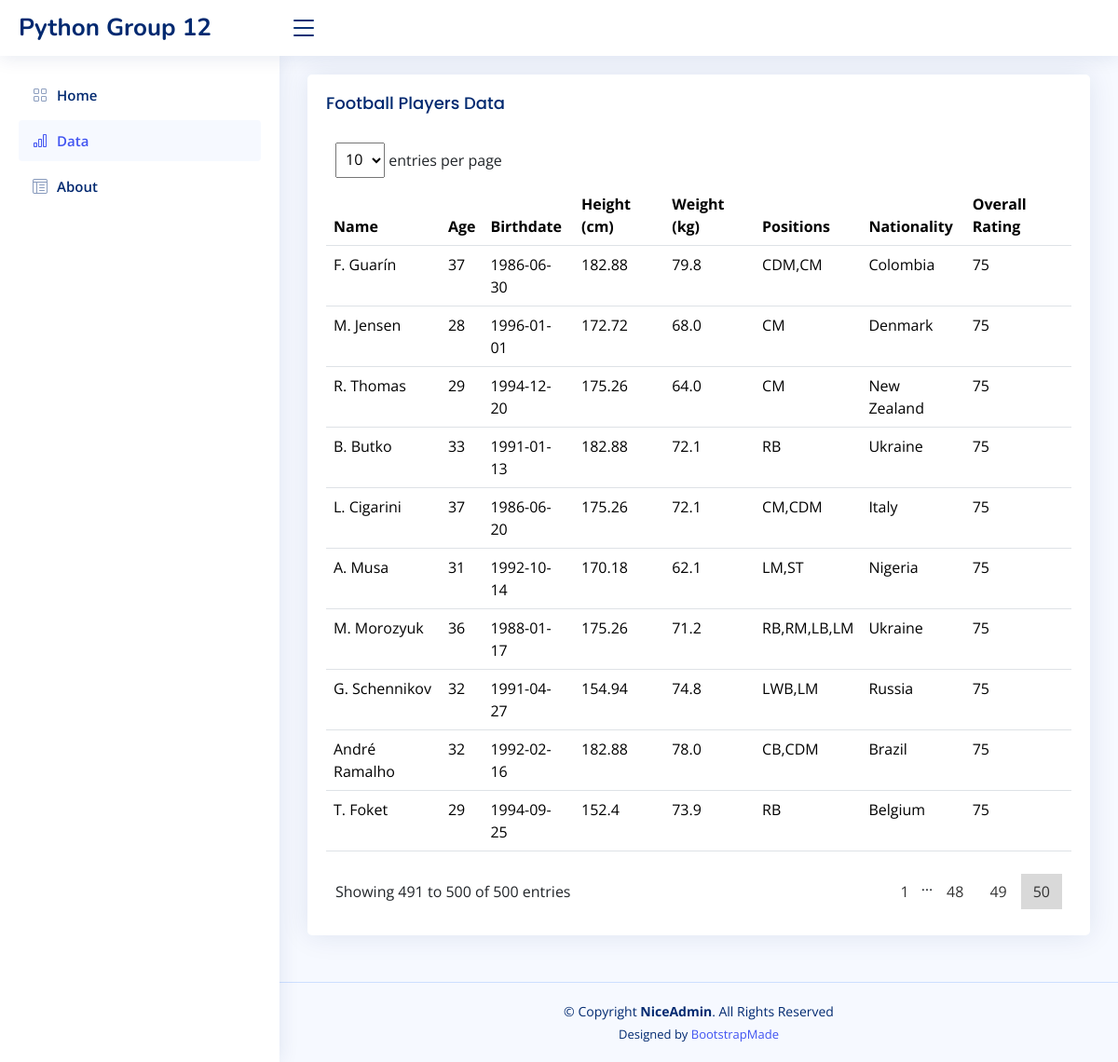
The page /data?page=50&per_page=10 on the database its author committed.
### tables this page shows
CREATE TABLE "players" (
"Unnamed: 0" INTEGER,
  "name" TEXT,
  "birth_date" TEXT,
  "height_cm" REAL,
  "weight_kgs" REAL,
  "positions" TEXT,
  "nationality" TEXT,
  "overall_rating" INTEGER
);

### website/index.py (the view)
@app.route("/data")
def data():
    page = request.args.get('page', 1, type=int)
    PER_PAGE = request.args.get('per_page',10, type=int)
    start = (page - 1) * PER_PAGE
    end = start + PER_PAGE
    con = sqlite3.connect(r'database\Football.db')
    cursor = con.cursor()
    players = cursor.execute(f"SELECT * FROM players limit {start}, {PER_PAGE}").fetchall()
    total_number = cursor.execute("SELECT COUNT(*) FROM players").fetchone()[0] #rows
    total_page = int(total_number/PER_PAGE)
    con.close()
    g.per_page = PER_PAGE
    g.start = start
    g.end = end
    g.page = page
    return render_template('data.html', players=players, total_number = total_number, total_page=total_page)

### website/index.py (called while the page is built)
def calculate_age(birthday):
    age = 0
    current_date = datetime.date.today()
    current_year, current_month,current_day  = current_date.year, current_date.month,current_date.day
    birthday_year, birthday_month, birthday_day = birthday.split('-')
    birthday_year = int(birthday_year)
    birthday_month = int(birthday_month)
    birthday_day = int(birthday_day)
    if birthday_month > current_month:
        age = current_year-birthday_year-1
    elif birthday_month == current_month:
        if birthday_day >current_day:
            age = current_year-birthday_year-1
    else:
        age = current_year-birthday_year
    return age

### website/templates/data.html (shortened to what this page needs)
<!DOCTYPE html>
<html lang="en">
<head>
  <link href="/assets/vendor/bootstrap/css/bootstrap.min.css" rel="stylesheet">
  <link href="/assets/vendor/bootstrap-icons/bootstrap-icons.css" rel="stylesheet">
  <link href="/assets/vendor/simple-datatables/style.css" rel="stylesheet">
  <link href="/assets/css/style.css" rel="stylesheet">
</head>
<body>
  <header id="header" class="header fixed-top d-flex align-items-center">
    <div class="d-flex align-items-center justify-content-between">
      <a href="index.html" class="logo d-flex align-items-center">
        <span class="d-none d-lg-block">Python Group 12</span>
      </a>
      <i class="bi bi-list toggle-sidebar-btn"></i>
    </div>
  </header>
  <aside id="sidebar" class="sidebar">
    <ul class="sidebar-nav" id="sidebar-nav">
      <li class="nav-item">
        <a class="nav-link collapsed" data-bs-target="#charts-nav" data-bs-toggle="collapsed" href="{{ url_for('index') }}">
          <i class="bi bi-grid"></i><span>Home</span>
        </a>
      </li>
      <li class="nav-item">
        <a class="nav-link " data-bs-target="#charts-nav" data-bs-toggle="collapsed" href="{{ url_for('data') }}">
          <i class="bi bi-bar-chart"></i><span>Data</span>
        </a>
      </li>
      <li class="nav-item">
        <a class="nav-link collapsed" data-bs-target="#tables-nav" data-bs-toggle="show" href="{{ url_for('about') }}">
          <i class="bi bi-layout-text-window-reverse"></i><span>About</span>
        </a>
      </li>
    </ul>
  </aside>
  <main id="main" class="main">
    <section class="section">
      <div class="row">
        <div class="col-lg-12">
          <div class="card">
            <div class="card-body">
              <h5 class="card-title">Football Players Data</h5>
              <div class="datatable-top">
    <div class="datatable-dropdown">
            <label>
              <form id="per_page_form" method="get" action="{{ url_for('data') }}">
                <select class="datatable-selector" name="per_page" id="per_page" onchange="this.form.submit()">
                  <option value="10" {% if g.per_page == 10 %} selected="" {% endif %} >10</option>
                </select> entries per page
              </form>
            </label>
        </div>
</div>
              <table class="table datatable">
                <thead>
                  <tr>
                    <th>Name</th>
                    <th>Age</th>
                    <th>Birthdate</th>
                    <th>Height (cm)</th>
                    <th>Weight (kg)</th>
                    <th>Positions</th>
                    <th>Nationality</th>
                    <th>Overall Rating</th>
                  </tr>
                </thead>
                <tbody>
                  {%for p in players %}
                  <tr>
                    <td>{{p[1]}}</td>
                    <td>{{calculate_age(p[2])}}</td>
                    <td>{{p[2]}}</td>
                    <td>{{p[3]}}</td>
                    <td>{{p[4]}}</td>
                    <td>{{p[5]}}</td>
                    <td>{{p[6]}}</td>
                    <td>{{p[7]}}</td>
                  </tr>
                  {% endfor %}
                </tbody>
              </table>
              <div class="datatable-bottom">
    <div class="datatable-info">Showing {{g.start+1}} to {{g.end}} of {{total_number}} entries</div>
    <nav class="datatable-pagination">
      <ul class="datatable-pagination-list">
      {%if total_page > 5 %}
      {%if g.page >3 %}
      <li class="datatable-pagination-list-item"><a data-page="1" class="datatable-pagination-list-item-link" aria-label="Page 2" href="{{ url_for('data', page = 1, per_page = g.per_page) }}">{{1}}</a></li>
      <li>…</li>
      {%endif%}
        {%for i in range(g.page-3,g.page+2)%}
        {%if i+1 == g.page %}
        <li class="datatable-pagination-list-item datatable-active"><a data-page="1" class="datatable-pagination-list-item-link" aria-label="Page 1">{{i+1}}</a></li>
        {%elif i>-1 and i+1<= total_page%}
        <li class="datatable-pagination-list-item"><a data-page="{{i+1}}" class="datatable-pagination-list-item-link" aria-label="Page 2" href="{{ url_for('data', page = i+1, per_page = g.per_page) }}">{{i+1}}</a></li>
        {%endif%}
        {% endfor %}
        {% endif %}
      </ul>
      </div>
            </div>
          </div>
        </div>
      </div>
    </section>
  </main>
  <footer id="footer" class="footer">
    <div class="copyright">
      &copy; Copyright <strong><span>NiceAdmin</span></strong>. All Rights Reserved
    </div>
    <div class="credits">
      Designed by <a href="https://bootstrapmade.com/">BootstrapMade</a>
    </div>
  </footer>
</body>
</html>

### website/assets/css/style.css (style rules this page uses)
:root { scroll-behavior: smooth; }
body { font-family: "Open Sans", sans-serif; background: #f6f9ff; color: #444444; }
a { color: #4154f1; text-decoration: none; }
h1, h2, h3, h4, h5, h6 { font-family: "Nunito", sans-serif; }
#main { margin-top: 60px; padding: 20px 30px; transition: all 0.3s; }
.card { margin-bottom: 30px; border: none; border-radius: 5px; box-shadow: 0px 0 30px rgba(1, 41, 112, 0.1); }
.card-title { padding: 20px 0 15px 0; font-size: 18px; font-weight: 500; color: #012970; font-family: "Poppins", sans-serif; }
.card-body { padding: 0 20px 20px 20px; }
.logo { line-height: 1; }
@media (min-width: 1200px) { .logo { width: 280px; } }
.logo span { font-size: 26px; font-weight: 700; color: #012970; font-family: "Nunito", sans-serif; }
.header { transition: all 0.5s; z-index: 997; height: 60px; box-shadow: 0px 2px 20px rgba(1, 41, 112, 0.1); background-color: #fff; padding-left: 20px; }
.header .toggle-sidebar-btn { font-size: 32px; padding-left: 10px; cursor: pointer; color: #012970; }
.sidebar { position: fixed; top: 60px; left: 0; bottom: 0; width: 300px; z-index: 996; transition: all 0.3s; padding: 20px; overflow-y: auto; scrollbar-width: thin; scrollbar-color: #aab7cf transparent; box-shadow: 0px 0px 20px rgba(1, 41, 112, 0.1); background-color: #fff; }
@media (min-width: 1200px) { #main, #footer { margin-left: 300px; } }
.sidebar-nav { padding: 0; margin: 0; list-style: none; }
.sidebar-nav li { padding: 0; margin: 0; list-style: none; }
.sidebar-nav .nav-item { margin-bottom: 5px; }
.sidebar-nav .nav-link { display: flex; align-items: center; font-size: 15px; font-weight: 600; color: #4154f1; transition: 0.3; background: #f6f9ff; padding: 10px 15px; border-radius: 4px; }
.sidebar-nav .nav-link i { font-size: 16px; margin-right: 10px; color: #4154f1; }
.sidebar-nav .nav-link.collapsed { color: #012970; background: #fff; }
.sidebar-nav .nav-link.collapsed i { color: #899bbd; }
.footer { padding: 20px 0; font-size: 14px; transition: all 0.3s; border-top: 1px solid #cddfff; }
.footer .copyright { text-align: center; color: #012970; }
.footer .credits { padding-top: 5px; text-align: center; font-size: 13px; color: #012970; }

### rows shown on the page
players: name "F. Guarín", birth_date "37", birth_date "1986-06-30", height_cm "182.88", weight_kgs "79.8", positions "CDM,CM", nationality "Colombia", overall_rating "75"
players: name "M. Jensen", birth_date "28", birth_date "1996-01-01", height_cm "172.72", weight_kgs "68.0", positions "CM", nationality "Denmark", overall_rating "75"
players: name "R. Thomas", birth_date "29", birth_date "1994-12-20", height_cm "175.26", weight_kgs "64.0", positions "CM", nationality "New Zealand", overall_rating "75"
players: name "B. Butko", birth_date "33", birth_date "1991-01-13", height_cm "182.88", weight_kgs "72.1", positions "RB", nationality "Ukraine", overall_rating "75"
players: name "L. Cigarini", birth_date "37", birth_date "1986-06-20", height_cm "175.26", weight_kgs "72.1", positions "CM,CDM", nationality "Italy", overall_rating "75"
players: name "A. Musa", birth_date "31", birth_date "1992-10-14", height_cm "170.18", weight_kgs "62.1", positions "LM,ST", nationality "Nigeria", overall_rating "75"
players: name "M. Morozyuk", birth_date "36", birth_date "1988-01-17", height_cm "175.26", weight_kgs "71.2", positions "RB,RM,LB,LM", nationality "Ukraine", overall_rating "75"
players: name "G. Schennikov", birth_date "32", birth_date "1991-04-27", height_cm "154.94", weight_kgs "74.8", positions "LWB,LM", nationality "Russia", overall_rating "75"
players: name "André Ramalho", birth_date "32", birth_date "1992-02-16", height_cm "182.88", weight_kgs "78.0", positions "CB,CDM", nationality "Brazil", overall_rating "75"
players: name "T. Foket", birth_date "29", birth_date "1994-09-25", height_cm "152.4", weight_kgs "73.9", positions "RB", nationality "Belgium", overall_rating "75"

### other values the page prints
{{ g.start+1 }} "491"
{{ g.end }} "500"
{{ total_number }} "500"
{{ 1 }} "1"
{{ i+1 }} "48" "49"
{{ i+1 }} "50"
